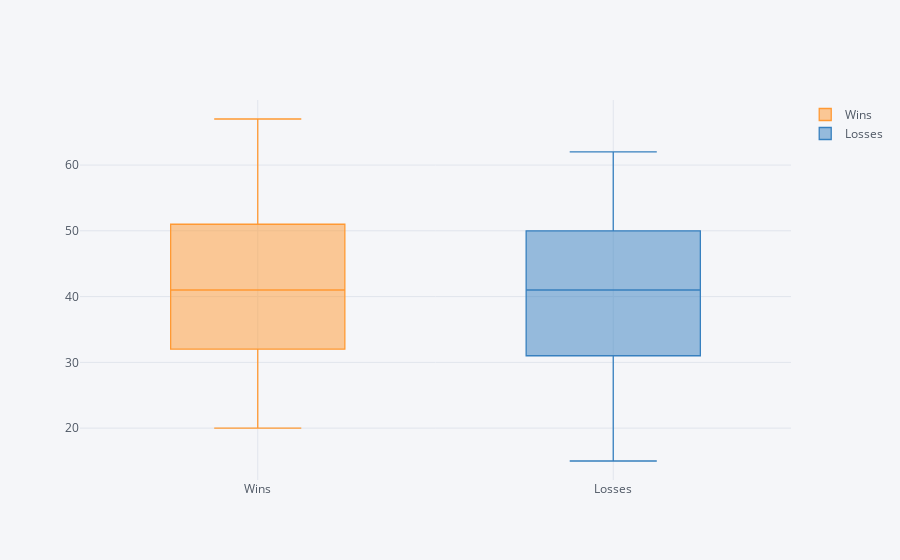

The notebook cell this image was saved under:
### Code cell
quant_division_info.iplot(kind='box')

### Figure 1 — Plotly figure (JSON) as saved in the notebook; plotly's stock layout.template omitted (floating-point values rounded to 4 significant figures)
{"data": [{"boxpoints": false, "line": {"width": 1.3}, "marker": {"color": "rgba(255, 153, 51, 1.0)"}, "name": "Wins", "type": "box", "y": [53, 20, 31, 28, 51, 41, 51, 37, 42, 42, 43, 36, 41, 29, 49, 40, 31, 47, 41, 51, 67, 51, 26, 24, 32, 33, 55, 43, 34, 61]}, {"boxpoints": false, "line": {"width": 1.3}, "marker": {"color": "rgba(55, 128, 191, 1.0)"}, "name": "Losses", "type": "box", "y": [29, 62, 51, 54, 31, 41, 31, 45, 40, 40, 39, 46, 41, 53, 33, 42, 51, 35, 41, 31, 15, 31, 56, 58, 50, 49, 27, 39, 48, 21]}], "layout": {"legend": {"bgcolor": "#F5F6F9", "font": {"color": "#4D5663"}}, "paper_bgcolor": "#F5F6F9", "plot_bgcolor": "#F5F6F9", "titlefont": {"color": "#4D5663"}, "xaxis1": {"gridcolor": "#E1E5ED", "showgrid": true, "tickfont": {"color": "#4D5663"}, "title": "", "titlefont": {"color": "#4D5663"}, "zerolinecolor": "#E1E5ED"}, "yaxis1": {"gridcolor": "#E1E5ED", "showgrid": true, "tickfont": {"color": "#4D5663"}, "title": "", "titlefont": {"color": "#4D5663"}, "zerolinecolor": "#E1E5ED"}}}
